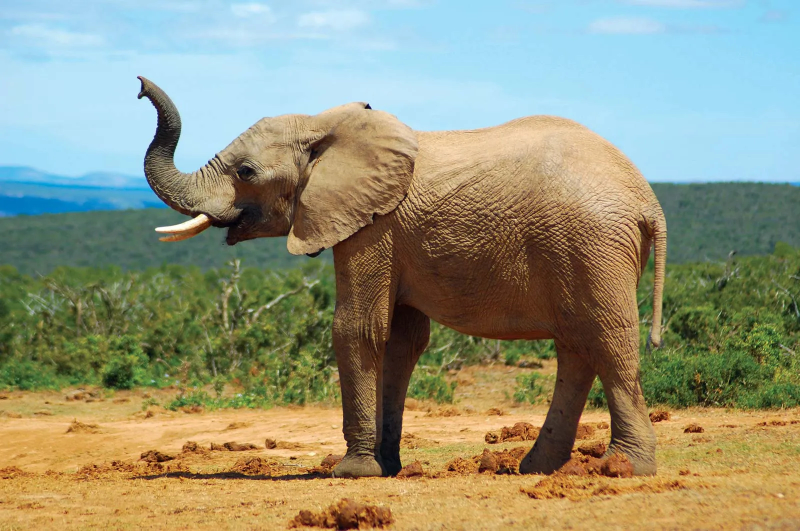
#> input picture Transformers/ViT/sample/elephant.jpg, 1600 x 1062 px (shown at 1/2 size)
$ jupyter execute --allow-errors patch_vis.ipynb   (shell and % lines are left out)
#> lines starting #> are read from the running program, lines starting #| are printed output that depends on the picture
[cell 1]
from PIL import Image
import numpy as np
import matplotlib.pyplot as plt

[cell 2]
img_w = 512
img_h = 384
patch_size = 32

#> (a cell that did not finish here is left out)

[cell 4]
image = Image.open('sample/elephant.jpg').resize((img_w, img_h)) # W, H
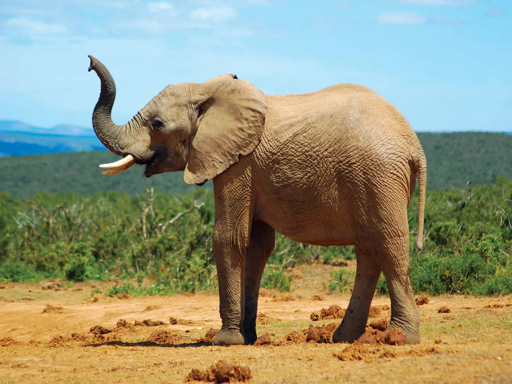
#> image: PIL image 512x384 RGB; mean R, G, B 147.1, 148.2, 122.7
image = np.array(image)
image.shape # H, W, C
#> (the rest of this cell did not finish here and is left out)
